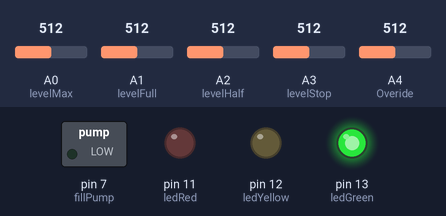
The sketch below on a simulated Arduino Uno, built with avr-gcc and run on an emulated ATmega328P. On the bench: switched loads named in the sketch (green lamp = pin HIGH), output pins drawn as LEDs (lit = HIGH). The inputs (shaded band) are chosen by the test bench; at power-on: A0 (levelMax) = 512, A1 (levelFull) = 512, A2 (levelHalf) = 512, A3 (levelStop) = 512, A4 (Overide) = 512.

Above: at 0.1 s.
Timing chart, 0 to 1.6 s (numbered marks = the images above):
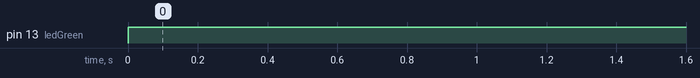

The sketch:

ELEC3907SolutionTank3.0.ino
```cpp
int levelMax = A0; //Probe declarations
int levelFull = A1;
int levelHalf = A2;
int levelStop = A3;
int Overide = A4; //Button for user overide to  stop system

int fillPump = 7; //pump for filling solution tank with pure water
int outPump = 6; //pump for transporting solution to plants
int dosingPump1 = 5; //dosing pump for nutrients
int dosingPump2 = 4;
int dosingPump3 = 3;
int dosingPump4 = 2;


int a, b, c, d, e; //variables for status of probes & overide
int s; //fill Pump status
int m = 0; //flag for pump
int z = 111; //Value for comparison

int ledGreen = 13;
int ledYellow = 12;
int ledRed = 11;


void setup()   //initialization of components
{
  pinMode(levelMax, INPUT);
  pinMode(levelFull, INPUT);
  pinMode(levelHalf, INPUT);
  pinMode(levelStop, INPUT);
  pinMode(Overide, INPUT);

  pinMode(fillPump, OUTPUT);
  pinMode(ledGreen, OUTPUT);
  pinMode(ledYellow, OUTPUT);
  pinMode(ledRed, OUTPUT);

  digitalWrite(ledGreen, LOW);
  digitalWrite(ledYellow, LOW);
  digitalWrite(ledRed, LOW);
}

void loop()
{
  s = digitalRead(fillPump);

  a = analogRead(levelMax);
  b = analogRead(levelFull);
  c = analogRead(levelHalf);
  d = analogRead(levelStop);
  e = analogRead(Overide);

  //if(e == 0){
//     digitalWrite(dosingPump1, LOW);
//     digitalWrite(dosingPump2, LOW);
//     digitalWrite(dosingPump3, LOW);
//     digitalWrite(dosingPump4, LOW);
//     digitalWrite(outPump, LOW);
//     digitalWrite(fillPump, LOW);
//
//     digitalWrite(ledGreen, LOW);
//     digitalWrite(ledYellow, LOW);
//     digitalWrite(ledRed, LOW);
//  }

// else{
    if (a >= z && b > z && c > z && d > z) //condition makes sure absolutely no liquid is allowed to be added
    {
        digitalWrite(dosingPump1, LOW);
        digitalWrite(dosingPump2, LOW);
        digitalWrite(dosingPump3, LOW);
        digitalWrite(dosingPump4, LOW);
        digitalWrite(outPump, HIGH);
        digitalWrite(fillPump, LOW);

        digitalWrite(ledGreen, HIGH);
        digitalWrite(ledYellow, LOW);
        digitalWrite(ledRed, LOW);
        m == 0; // reseting pump flag


     }
    else if (a < z && b >= z && c > z && d > z) //condition allows nutrients to be added but not pure water
    {
        digitalWrite(fillPump, LOW);
        digitalWrite(outPump, HIGH);

        digitalWrite(ledGreen, HIGH);
        digitalWrite(ledYellow, LOW);
        digitalWrite(ledRed, LOW);

        m = 0; //reseting pump flag

    }
    else if (a < z && b < z && c >= z && d > z) //conditon will allow nutrients to be added and water can be addded also if needed.
    {
        if(m == 1){                    //allows the water tank to be filled to the top
          digitalWrite(fillPump, HIGH);
          digitalWrite(outPump, LOW);

          digitalWrite(ledGreen, LOW);
          digitalWrite(ledYellow, HIGH);
          digitalWrite(ledRed, LOW);
        }
        else{                         // m==0
          digitalWrite(fillPump, LOW);
          digitalWrite(outPump, HIGH);

          digitalWrite(ledGreen, LOW);
          digitalWrite(ledYellow, HIGH);
          digitalWrite(ledRed, LOW); //allows tank to continue being emptied until redLED level to conserve pump life

        }


    }
    else if (a < z && b < z && c < z && d <= z) //condition will fill tank until maximum pure water is reached, adjustments to pH and nutrient levels can be made once water is done filling.
    {
      digitalWrite(fillPump, HIGH);
      digitalWrite(outPump, LOW); //fill pump is turned on to fill solution tank with water & outpump to system is disabled

      digitalWrite(ledGreen, LOW);
      digitalWrite(ledYellow, LOW);
      digitalWrite(ledRed, HIGH);

      m = 1; //Flag status that the tank is being filled with pure water.

    }


}
```

Measured:
- by itself, pin 13 (ledGreen): LOW → HIGH at 0.00 s
